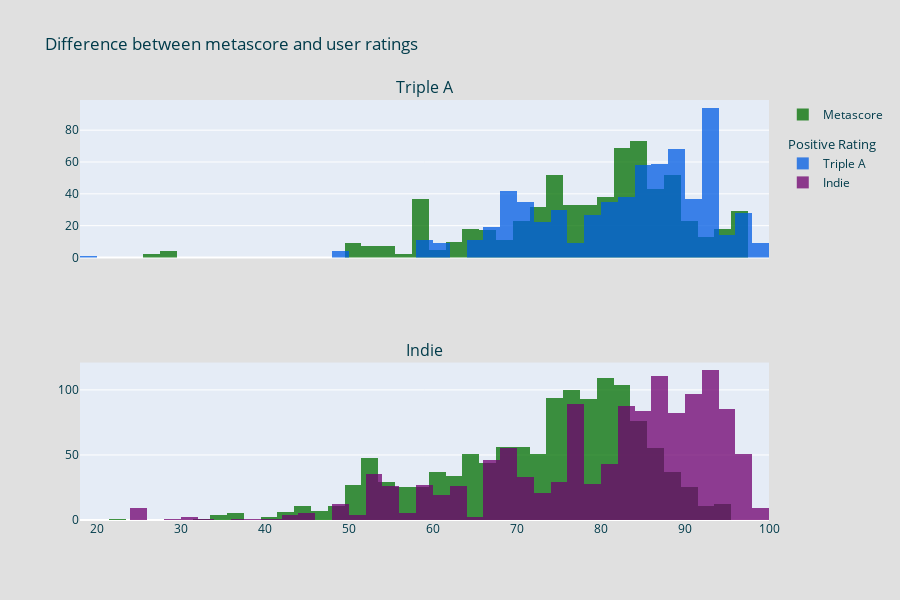

The cell this chart's notebook holds for it:
### Code cell
AAA_df = com_df[com_df['is_aaa'] == 1]
indi_df = com_df[com_df['is_aaa'] == 0]

fig = make_subplots(rows=2, cols=1,
                   subplot_titles=('Triple A', 'Indie'),
                   shared_xaxes=True,
)

fig.add_trace(
    go.Histogram(
        name='Metascore',
        x = AAA_df['metascore'],
        marker={'color':'#006F00'},
        legendgroup='meta',
    ),
    row=1, col=1
)

fig.add_trace(
    go.Histogram(
        name='Triple A',
        x = AAA_df['ratio_rating'],
        marker={'color':'#005DE3'},
        legendgroup='Positive rating',
        legendgrouptitle_text = 'Positive Rating',
    ),
    row=1, col=1
)

fig.add_trace(
    go.Histogram(
        name='metascore 2',
        x = indi_df['metascore'],
        marker={'color':'#006F00'},
        legendgroup='meta',
        showlegend = False,
    ),
    row=2, col=1
)
fig.add_trace(
    go.Histogram(
        name='Indie',
        x = indi_df['ratio_rating'],
        marker={'color':'#6F006F'},
        legendgroup='Positive rating',
        # showlegend=False,
    ),
    row=2, col=1
)

fig.update_layout(
    title = 'Analysis of metascores for different variables',
    paper_bgcolor = '#E0E0E0',
    font={'color':'#003B4A'},
    barmode='overlay',
    height = 600,
)

fig.update_layout(title='Difference between metascore and user ratings')
fig.update_traces(opacity=0.75)

fig.show()

### Figure 1 — Plotly figure (JSON) as saved in the notebook; plotly's stock layout.template omitted (floating-point values rounded to 4 significant figures; data arrays with more than 128 entries replaced by an {"elided": "..."} marker saying what was removed)
{"data": [{"legendgroup": "meta", "marker": {"color": "#006F00"}, "name": "Metascore", "opacity": 0.75, "type": "histogram", "x": {"elided": "660 int values"}, "xaxis": "x", "yaxis": "y"}, {"legendgroup": "Positive rating", "legendgrouptitle": {"text": "Positive Rating"}, "marker": {"color": "#005DE3"}, "name": "Triple A", "opacity": 0.75, "type": "histogram", "x": {"elided": "660 float values"}, "xaxis": "x", "yaxis": "y"}, {"legendgroup": "meta", "marker": {"color": "#006F00"}, "name": "metascore 2", "opacity": 0.75, "showlegend": false, "type": "histogram", "x": {"elided": "1247 int values"}, "xaxis": "x2", "yaxis": "y2"}, {"legendgroup": "Positive rating", "marker": {"color": "#6F006F"}, "name": "Indie", "opacity": 0.75, "type": "histogram", "x": {"elided": "1247 float values"}, "xaxis": "x2", "yaxis": "y2"}], "layout": {"annotations": [{"font": {"size": 16}, "showarrow": false, "text": "Triple A", "x": 0.5, "xanchor": "center", "xref": "paper", "y": 1, "yanchor": "bottom", "yref": "paper"}, {"font": {"size": 16}, "showarrow": false, "text": "Indie", "x": 0.5, "xanchor": "center", "xref": "paper", "y": 0.375, "yanchor": "bottom", "yref": "paper"}], "barmode": "overlay", "font": {"color": "#003B4A"}, "height": 600, "paper_bgcolor": "#E0E0E0", "title": {"text": "Difference between metascore and user ratings"}, "xaxis": {"anchor": "y", "domain": [0, 1], "matches": "x2", "showticklabels": false}, "xaxis2": {"anchor": "y2", "domain": [0, 1]}, "yaxis": {"anchor": "x", "domain": [0.625, 1]}, "yaxis2": {"anchor": "x2", "domain": [0, 0.375]}}}
